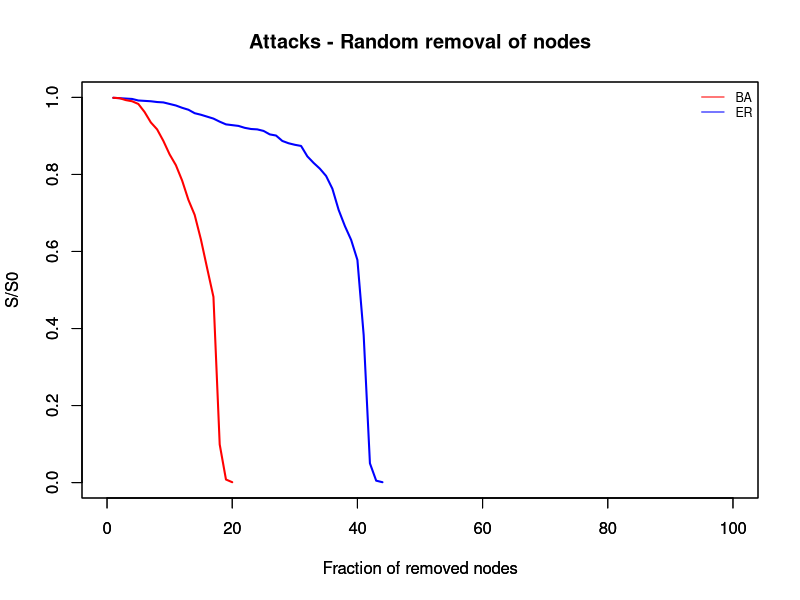

Write the R code that produced this figure.
closeAllConnections()
graphics.off()
rm(list=ls())
#set.seed(101)

# Define the working directory
#setwd("~/Dropbox/0Programs/R/Networks/falhas-ataques")

library(igraph) # Load the igraph package

#### MODEL PARAMETERS ####
N = 1000; # number of nodes
av.dg = 10; # average degree
m = av.dg/2; # number of new connections in BA model
q = 0.5 # probability of rewiring in WS model
p = av.dg/(N-1) # prob. of connections in ER model

#### extract the largest component ###
giant.component <- function(graph) {
  cl <- clusters(graph)
  induced.subgraph(graph, which(cl$membership == which.max(cl$csize)))
}

## MODELS ###
# BA network
G <- barabasi.game(N, m = av.dg/2) # generate a BA network

# WS network
#G <- sample_smallworld(dim=1,size=N, nei = av.dg/2, p = q)

#G <- giant.component(G)
#clu <- components(G)

#### FAILS ####
# BA network
df = 1 # remove only one node at each time step
s = list() # list that stores the size of the largest component
t = list() # list that stores the fraction of removed nodes
net.size = vcount(G) # newtork size
step = 0
while(net.size > df){
  vk = degree(G) # calculate the node degree of each node
  nodes= which(vk %in% max(vk)) # select the node with the largest degree
  G = delete_vertices(G,nodes) # delete a hub
  G <- giant.component(G) # calculate the largest component
  net.size = vcount(G) # size of the largest component
  # Note that you can change the measure, as the average shortest path length.
  #measure = mean(shortest.paths(G))
  measure = vcount(G) # the analyzed measure is the size of the largest component.
  s = append(s,measure) # store the measure
  step = step + df # calculate the next fraction
  t = append(t,step)  # store the fraction of removed nodes
}
s = unlist(s) # unlist to plot
t = unlist(t)
plot(t,s/N,xlab = "Fraction of removed nodes", 
     ylab = "S/S0", type="l",lwd=2, col = 'blue', xlim = c(0,N/10), ylim = c(0,1))
par(new=TRUE) # used to put two curves in the same plot

# ER network
G2 <- erdos.renyi.game(N,p, type =c("gnp")) # create a ER network
y = list() # store the size of the largest component or other measure
x = list() # store the fraction of removed nodes
net.size = vcount(G2) # network size
step = 0 
while(net.size > df){# remove almost all nodes
  vk = degree(G2) # calculate the degree
  nodes= which(vk %in% max(vk)) # select the most connected nodes  
  G2 = delete_vertices(G2,nodes) # delete this node
  G2 <- giant.component(G2) # calculate the largest component
  net.size = vcount(G2) # network size
  #measure = mean(shortest.paths(G2))
  measure = vcount(G2) # the analyzed measure is the size of the largest component.
  y = append(y,measure) # store the measure
  step = step + df # increase the fraction of removed nodes
  x = append(x,step)  # store the fraction of removed nodes
}
y = unlist(y) # unlist to plot
x = unlist(x)
plot(x,y/N, xlab = "Fraction of removed nodes", 
     main = "Attacks - Random removal of nodes",
     ylab = "S/S0", type="l",lwd=2, col = 'red', xlim = c(0,N/10), ylim = c(0,1))
legend('topright', c('BA','ER'), lty=1, col=c('red', 'blue'), bty='n', cex=.75)

